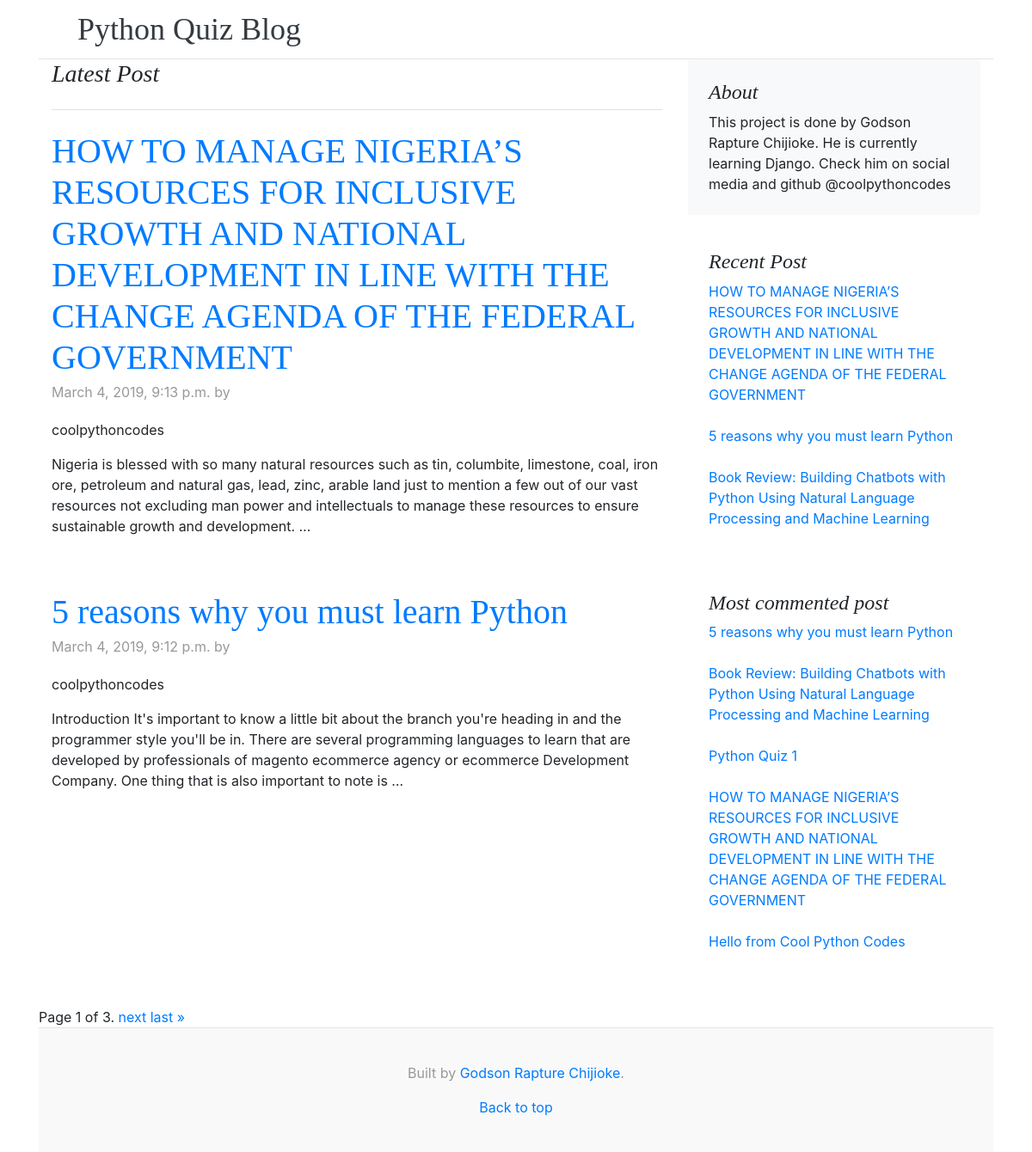
The page / on the database its author committed.
### blog/models.py (models this page shows, shortened)
class BlogPost(models.Model):
    POST_STATUS_CHOICES = (
        ('Publish', 'Publish'),
        ('Draft', 'Draft'),
    )
    title = models.CharField(max_length=200)
    slug = models.SlugField(unique_for_date='date')
    author = models.ForeignKey('auth.User', on_delete=models.CASCADE,)
    body = models.TextField()
    date = models.DateTimeField(auto_now_add=True)
    status = models.CharField(max_length=7, choices=POST_STATUS_CHOICES, default='Draft')
    objects = models.Manager()
    published = PublishedPostManager()
    def get_absolute_url(self):
        return reverse('post_detail', args=[self.slug])
    class Meta:
        ordering = ('-date',)  # show posts from latest published to the first published

### blog/views.py (the view)
# urls.py: path('', views.post_list, name='home'),
def post_list(request):
    post_list = BlogPost.published.all() # retrieves only published posts
    paginator = Paginator(post_list, 2)
    page = request.GET.get('page')
    posts = paginator.get_page(page)
    return render(request,"home.html",{"posts":posts})

### blog/models.py (called while the page is built)
    def get_queryset(self):
        return super().get_queryset().filter(status="Publish")

### blog/templatetags/blog_tags.py (called while the page is built)
@register.inclusion_tag('recent_post.html')
def show_recent_post(count=3):
    recent_post = BlogPost.published.all()[:count]  # Retrieves recent blog post according to the value of count
    return {
        'recent_post': recent_post,
    }

@register.simple_tag
def most_commented(count=5):
    return BlogPost.published.annotate(
        total_comments=Count('comments')
    ).order_by('-total_comments')[:count]

### template/home.html (shortened to what this page needs)
{% extends "base.html" %}
{% block page_title %} Latest Post {% endblock page_title %}
{% block content %}
{% for post in posts %}
<div class="blog-post">
    <h2 class="blog-post-title"><a style="text-decoration:none" href="{{post.get_absolute_url}}">{{ post.title }}</a>  </h2>
    <p class="blog-post-meta"> {{post.date}} by <blockquote> {{post.author}} </blockquote> </p>
    <p> {{post.body|truncatewords:50|linebreaks}} </p>
  </div>
{% endfor %}
{% endblock content %}
{% block pagination %}
<div class="pagination">
    <span class="step-links">
        <span class="current">
            Page {{ posts.number }} of {{ posts.paginator.num_pages }}.
        </span>
        {% if posts.has_next %}
        <a href="?page={{ posts.next_page_number }}">next</a>
        <a href="?page={{ posts.paginator.num_pages }}">last &raquo;</a>
        {% endif %}
    </span>
</div>
{% endblock pagination %}

### template/base.html (shortened to what this page needs)
<!doctype html>
{% load static %}
{% load blog_tags %}
<html lang="en">
  <head>
    <link rel="stylesheet" href="https://stackpath.bootstrapcdn.com/bootstrap/4.3.1/css/bootstrap.min.css">
    <link href="{% static 'css/blog.css' %}" rel="stylesheet">
  </head>
  <body>
    <div class="container">
  <header class="blog-header py-3">
    <div class="row flex-nowrap justify-content-between align-items-center">
      <div class="col-4 text-center">
        <a class="blog-header-logo text-dark" href="{% url 'home' %}">Python Quiz Blog</a>
      </div>
    </div>
  </header>
<main role="main" class="container">
  <div class="row">
    <div class="col-md-8 blog-main">
      <h3 class="pb-4 mb-4 font-italic border-bottom">
        {% block page_title %} Latest Post {% endblock page_title %}
      </h3>
{% block content %}
{% endblock content %}
    </div>
    {% block sidebar %}
    <aside class="col-md-4 blog-sidebar">
        <div class="p-4 mb-3 bg-light rounded">
          <h4 class="font-italic">About</h4>
          <p class="mb-0">This project is done by Godson Rapture Chijioke. He is currently learning Django. Check him on social media and github  @coolpythoncodes</p>
        </div>
       {% show_recent_post 3 %}
       <div class="p-4">
          <h4 class="font-italic">Most commented post</h4>
          <ol class="list-unstyled">
            {% most_commented as most_commented_post %}
              {% for post in most_commented_post %}
              <li><a href="{{post.get_absolute_url}}">{{post.title}}</a></li>
            <br>
              {% endfor %}
          </ol>
        </div>
      </aside>
    {% endblock sidebar %}
  </div>
</main>
{% block pagination %}
 {% endblock pagination %}
<footer class="blog-footer">
  <p>Built by <a style="text-decoration:none" href="https://www.instagram.com/coolpythoncodes">Godson Rapture Chijioke</a>.</p>
  <p>
    <a style="text-decoration:none" href="#">Back to top</a>
  </p>
</footer>
</body>
</html>

### template/recent_post.html
<div class="p-4">
  <h4 class="font-italic">Recent Post</h4>
  <ol class="list-unstyled mb-0">
      {% for post in recent_post %}
        <li><a href="{{post.get_absolute_url}}"> {{post.title}} </a></li>
        <br>
      {% endfor %}
  </ol>
</div>

### static/css/blog.css (style rules this page uses)
.blog-header { line-height: 1; border-bottom: 1px solid #e5e5e5; }
.blog-header-logo { font-family: "Playfair Display", Georgia, "Times New Roman", serif; font-size: 2.25rem; }
h1, h2, h3, h4, h5, h6 { font-family: "Playfair Display", Georgia, "Times New Roman", serif; }
.blog-post { margin-bottom: 4rem; }
.blog-post-title { margin-bottom: .25rem; font-size: 2.5rem; }
.blog-post-meta { margin-bottom: 1.25rem; color: #999; }
.blog-footer { padding: 2.5rem 0; color: #999; text-align: center; background-color: #f9f9f9; border-top: .05rem solid #e5e5e5; }
.blog-footer p:last-child { margin-bottom: 0; }

### rows shown on the page
BlogPost: title "HOW TO MANAGE NIGERIA’S RESOURCES FOR INCLUSIVE GROWTH AND NATIONAL DEVELOPMENT IN LINE WITH THE CHANGE AGENDA OF THE FEDERAL GOVERNMENT", date "March 4, 2019, 9:13 p.m.", author "coolpythoncodes", body "Nigeria is blessed with so many natural resources such as tin, columbite, limestone, coal, iron ore, petroleum and natural gas, lead, zinc, arable land just to mention a few out of our vast resources not excluding man power and intellectuals to manage these resources to ensure sustainable growth and development. …"
BlogPost: title "5 reasons why you must learn Python", date "March 4, 2019, 9:12 p.m.", author "coolpythoncodes", body "Introduction It's important to know a little bit about the branch you're heading in and the programmer style you'll be in. There are several programming languages to learn that are developed by professionals of magento ecommerce agency or ecommerce Development Company. One thing that is also important to note is …"
BlogPost: title "Book Review: Building Chatbots with Python Using Natural Language Processing and Machine Learning"
BlogPost: title "Python Quiz 1"
BlogPost: title "Hello from Cool Python Codes"

### other values the page prints
{{ posts.number }} "1"
{{ posts.paginator.num_pages }} "3"
